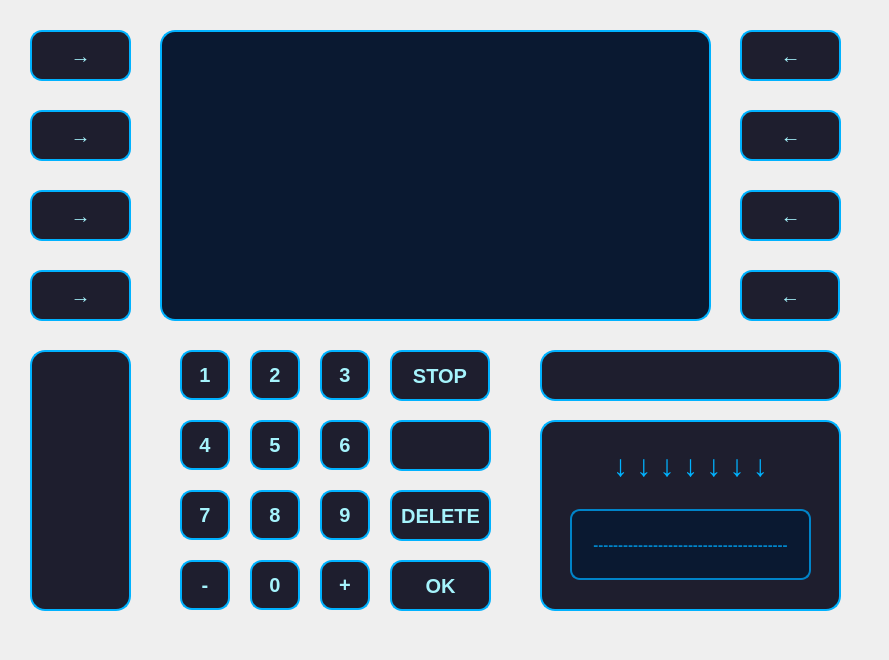
 <widget class="QDialog" name="TransactionWindow">
  <property name="geometry">
   <rect>
    <x>0</x>
    <y>0</y>
    <width>889</width>
    <height>660</height>
   </rect>
  </property>
  <property name="windowTitle">
   <string>Dialog</string>
  </property>
  <widget class="QPushButton" name="btn_14">
   <property name="geometry">
    <rect>
     <x>390</x>
     <y>490</y>
     <width>101</width>
     <height>51</height>
    </rect>
   </property>
   <property name="font">
    <font>
     <pointsize>-1</pointsize>
     <bold>true</bold>
     <kerning>true</kerning>
    </font>
   </property>
   <property name="styleSheet">
    <string notr="true">QPushButton {
    background-color: #1E1E2E;
    color: #A5F3FC;
    font-size: 20px;
    font-weight: bold;
    border: 2px solid #00B2FF;
    border-radius: 12px;
    padding: 10px;
    box-shadow: 0px 4px 10px rgba(0, 178, 255, 0.3);
    transition: all 0.2s ease-in-out;
}

QPushButton:hover {
    background-color: #00B2FF;
    color: #1E1E2E;
    border: 2px solid #A5F3FC;
    box-shadow: 0px 4px 15px rgba(165, 243, 252, 0.6);
    transform: scale(1.05);
}

QPushButton:pressed {
    background-color: #0084C9;
    color: #FFFFFF;
    box-shadow: inset 0px 4px 8px rgba(0, 0, 0, 0.5);
    transform: scale(0.95);
}
</string>
   </property>
   <property name="text">
    <string>DELETE</string>
   </property>
  </widget>
  <widget class="QPushButton" name="btnEmpty_2">
   <property name="geometry">
    <rect>
     <x>740</x>
     <y>110</y>
     <width>101</width>
     <height>51</height>
    </rect>
   </property>
   <property name="layoutDirection">
    <enum>Qt::LayoutDirection::LeftToRight</enum>
   </property>
   <property name="autoFillBackground">
    <bool>false</bool>
   </property>
   <property name="styleSheet">
    <string notr="true">QPushButton {
    background-color: #1E1E2E;
    color: #A5F3FC;
    font-size: 20px;
    font-weight: bold;
    border: 2px solid #00B2FF;
    border-radius: 12px;
    padding: 10px;
    box-shadow: 0px 4px 10px rgba(0, 178, 255, 0.3);
    transition: all 0.2s ease-in-out;
}

QPushButton:hover {
    background-color: #00B2FF;
    color: #1E1E2E;
    border: 2px solid #A5F3FC;
    box-shadow: 0px 4px 15px rgba(165, 243, 252, 0.6);
    transform: scale(1.05);
}

QPushButton:pressed {
    background-color: #0084C9;
    color: #FFFFFF;
    box-shadow: inset 0px 4px 8px rgba(0, 0, 0, 0.5);
    transform: scale(0.95);
}
</string>
   </property>
   <property name="text">
    <string>←</string>
   </property>
  </widget>
  <widget class="QPushButton" name="btnOK">
   <property name="geometry">
    <rect>
     <x>390</x>
     <y>560</y>
     <width>101</width>
     <height>51</height>
    </rect>
   </property>
   <property name="layoutDirection">
    <enum>Qt::LayoutDirection::LeftToRight</enum>
   </property>
   <property name="styleSheet">
    <string notr="true">QPushButton {
    background-color: #1E1E2E;
    color: #A5F3FC;
    font-size: 20px;
    font-weight: bold;
    border: 2px solid #00B2FF;
    border-radius: 12px;
    padding: 10px;
    box-shadow: 0px 4px 10px rgba(0, 178, 255, 0.3);
    transition: all 0.2s ease-in-out;
}

QPushButton:hover {
    background-color: #00B2FF;
    color: #1E1E2E;
    border: 2px solid #A5F3FC;
    box-shadow: 0px 4px 15px rgba(165, 243, 252, 0.6);
    transform: scale(1.05);
}

QPushButton:pressed {
    background-color: #0084C9;
    color: #FFFFFF;
    box-shadow: inset 0px 4px 8px rgba(0, 0, 0, 0.5);
    transform: scale(0.95);
}
</string>
   </property>
   <property name="text">
    <string>OK</string>
   </property>
  </widget>
  <widget class="QPushButton" name="btnBack_2">
   <property name="geometry">
    <rect>
     <x>390</x>
     <y>350</y>
     <width>100</width>
     <height>51</height>
    </rect>
   </property>
   <property name="styleSheet">
    <string notr="true">QPushButton {
    background-color: #1E1E2E;
    color: #A5F3FC;
    font-size: 20px;
    font-weight: bold;
    border: 2px solid #00B2FF;
    border-radius: 12px;
    padding: 10px;
    box-shadow: 0px 4px 10px rgba(0, 178, 255, 0.3);
    transition: all 0.2s ease-in-out;
}

QPushButton:hover {
    background-color: #00B2FF;
    color: #1E1E2E;
    border: 2px solid #A5F3FC;
    box-shadow: 0px 4px 15px rgba(165, 243, 252, 0.6);
    transform: scale(1.05);
}

QPushButton:pressed {
    background-color: #0084C9;
    color: #FFFFFF;
    box-shadow: inset 0px 4px 8px rgba(0, 0, 0, 0.5);
    transform: scale(0.95);
}
</string>
   </property>
   <property name="text">
    <string>STOP</string>
   </property>
  </widget>
  <widget class="QLabel" name="cardSlot">
   <property name="geometry">
    <rect>
     <x>540</x>
     <y>420</y>
     <width>301</width>
     <height>191</height>
    </rect>
   </property>
   <property name="styleSheet">
    <string notr="true">QLabel#cardSlot {
    background-color: #1E1E2E;
    border: 2px solid #00B2FF;
    border-radius: 15px;
    min-width: 160px;
    min-height: 60px;
    text-align: center;
    color: #A5F3FC;
    font-size: 16px;
    font-weight: bold;
    box-shadow: inset 0px 5px 10px rgba(0, 0, 0, 0.6);
}
</string>
   </property>
   <property name="text">
    <string/>
   </property>
  </widget>
  <widget class="QPushButton" name="btn_3">
   <property name="geometry">
    <rect>
     <x>320</x>
     <y>350</y>
     <width>50</width>
     <height>50</height>
    </rect>
   </property>
   <property name="font">
    <font>
     <pointsize>-1</pointsize>
     <bold>true</bold>
     <kerning>true</kerning>
    </font>
   </property>
   <property name="styleSheet">
    <string notr="true">QPushButton {
    background-color: #1E1E2E;
    color: #A5F3FC;
    font-size: 20px;
    font-weight: bold;
    border: 2px solid #00B2FF;
    border-radius: 12px;
    padding: 10px;
    box-shadow: 0px 4px 10px rgba(0, 178, 255, 0.3);
    transition: all 0.2s ease-in-out;
}

QPushButton:hover {
    background-color: #00B2FF;
    color: #1E1E2E;
    border: 2px solid #A5F3FC;
    box-shadow: 0px 4px 15px rgba(165, 243, 252, 0.6);
    transform: scale(1.05);
}

QPushButton:pressed {
    background-color: #0084C9;
    color: #FFFFFF;
    box-shadow: inset 0px 4px 8px rgba(0, 0, 0, 0.5);
    transform: scale(0.95);
}
</string>
   </property>
   <property name="text">
    <string>3</string>
   </property>
  </widget>
  <widget class="QLabel" name="cardSlot_3">
   <property name="geometry">
    <rect>
     <x>30</x>
     <y>350</y>
     <width>101</width>
     <height>261</height>
    </rect>
   </property>
   <property name="styleSheet">
    <string notr="true">QLabel#cardSlot_3 {
    background-color: #1E1E2E;
    border: 2px solid #00B2FF;
    border-radius: 15px;
    text-align: center;
    color: #A5F3FC;
    font-size: 16px;
    font-weight: bold;
    box-shadow: inset 0px 5px 10px rgba(0, 0, 0, 0.6);
}
</string>
   </property>
   <property name="text">
    <string/>
   </property>
  </widget>
  <widget class="QPushButton" name="btnBack">
   <property name="geometry">
    <rect>
     <x>740</x>
     <y>270</y>
     <width>100</width>
     <height>51</height>
    </rect>
   </property>
   <property name="styleSheet">
    <string notr="true">QPushButton {
    background-color: #1E1E2E;
    color: #A5F3FC;
    font-size: 20px;
    font-weight: bold;
    border: 2px solid #00B2FF;
    border-radius: 12px;
    padding: 10px;
    box-shadow: 0px 4px 10px rgba(0, 178, 255, 0.3);
    transition: all 0.2s ease-in-out;
}

QPushButton:hover {
    background-color: #00B2FF;
    color: #1E1E2E;
    border: 2px solid #A5F3FC;
    box-shadow: 0px 4px 15px rgba(165, 243, 252, 0.6);
    transform: scale(1.05);
}

QPushButton:pressed {
    background-color: #0084C9;
    color: #FFFFFF;
    box-shadow: inset 0px 4px 8px rgba(0, 0, 0, 0.5);
    transform: scale(0.95);
}
</string>
   </property>
   <property name="text">
    <string>←</string>
   </property>
  </widget>
  <widget class="QLabel" name="cardSlotBorder">
   <property name="geometry">
    <rect>
     <x>570</x>
     <y>509</y>
     <width>241</width>
     <height>71</height>
    </rect>
   </property>
   <property name="styleSheet">
    <string notr="true">QLabel#cardSlotBorder {
	font-size: 15px;
	color: #0084C9;
	font-weight: bold;
    background-color: #0A1931;
    border: 2px solid #0084C9;
    border-radius: 10px;
    min-width: 140px;
    min-height: 20px;
}

</string>
   </property>
   <property name="text">
    <string>---------------------------------------</string>
   </property>
   <property name="alignment">
    <set>Qt::AlignmentFlag::AlignCenter</set>
   </property>
  </widget>
  <widget class="QPushButton" name="btnPrev">
   <property name="geometry">
    <rect>
     <x>30</x>
     <y>190</y>
     <width>101</width>
     <height>51</height>
    </rect>
   </property>
   <property name="layoutDirection">
    <enum>Qt::LayoutDirection::LeftToRight</enum>
   </property>
   <property name="autoFillBackground">
    <bool>false</bool>
   </property>
   <property name="styleSheet">
    <string notr="true">QPushButton {
    background-color: #1E1E2E;
    color: #A5F3FC;
    font-size: 20px;
    font-weight: bold;
    border: 2px solid #00B2FF;
    border-radius: 12px;
    padding: 6px;
    box-shadow: 0px 4px 10px rgba(0, 178, 255, 0.3);
    transition: all 0.2s ease-in-out;
}

QPushButton:hover {
    background-color: #00B2FF;
    color: #1E1E2E;
    border: 2px solid #A5F3FC;
    box-shadow: 0px 4px 15px rgba(165, 243, 252, 0.6);
    transform: scale(1.05);
}

QPushButton:pressed {
    background-color: #0084C9;
    color: #FFFFFF;
    box-shadow: inset 0px 4px 8px rgba(0, 0, 0, 0.5);
    transform: scale(0.95);
}
</string>
   </property>
   <property name="text">
    <string>→</string>
   </property>
  </widget>
  <widget class="QPushButton" name="btn_15">
   <property name="geometry">
    <rect>
     <x>390</x>
     <y>420</y>
     <width>101</width>
     <height>51</height>
    </rect>
   </property>
   <property name="font">
    <font>
     <pointsize>-1</pointsize>
     <bold>true</bold>
     <kerning>true</kerning>
    </font>
   </property>
   <property name="styleSheet">
    <string notr="true">QPushButton {
    background-color: #1E1E2E;
    color: #A5F3FC;
    font-size: 20px;
    font-weight: bold;
    border: 2px solid #00B2FF;
    border-radius: 12px;
    padding: 10px;
    box-shadow: 0px 4px 10px rgba(0, 178, 255, 0.3);
    transition: all 0.2s ease-in-out;
}

QPushButton:hover {
    background-color: #00B2FF;
    color: #1E1E2E;
    border: 2px solid #A5F3FC;
    box-shadow: 0px 4px 15px rgba(165, 243, 252, 0.6);
    transform: scale(1.05);
}

QPushButton:pressed {
    background-color: #0084C9;
    color: #FFFFFF;
    box-shadow: inset 0px 4px 8px rgba(0, 0, 0, 0.5);
    transform: scale(0.95);
}
</string>
   </property>
   <property name="text">
    <string/>
   </property>
  </widget>
  <widget class="QPushButton" name="btn_11">
   <property name="geometry">
    <rect>
     <x>180</x>
     <y>560</y>
     <width>50</width>
     <height>50</height>
    </rect>
   </property>
   <property name="font">
    <font>
     <pointsize>-1</pointsize>
     <bold>true</bold>
     <kerning>true</kerning>
    </font>
   </property>
   <property name="styleSheet">
    <string notr="true">QPushButton {
    background-color: #1E1E2E;
    color: #A5F3FC;
    font-size: 20px;
    font-weight: bold;
    border: 2px solid #00B2FF;
    border-radius: 12px;
    padding: 10px;
    box-shadow: 0px 4px 10px rgba(0, 178, 255, 0.3);
    transition: all 0.2s ease-in-out;
}

QPushButton:hover {
    background-color: #00B2FF;
    color: #1E1E2E;
    border: 2px solid #A5F3FC;
    box-shadow: 0px 4px 15px rgba(165, 243, 252, 0.6);
    transform: scale(1.05);
}

QPushButton:pressed {
    background-color: #0084C9;
    color: #FFFFFF;
    box-shadow: inset 0px 4px 8px rgba(0, 0, 0, 0.5);
    transform: scale(0.95);
}
</string>
   </property>
   <property name="text">
    <string>-</string>
   </property>
  </widget>
  <widget class="QPushButton" name="btn_7">
   <property name="geometry">
    <rect>
     <x>180</x>
     <y>490</y>
     <width>50</width>
     <height>50</height>
    </rect>
   </property>
   <property name="font">
    <font>
     <pointsize>-1</pointsize>
     <bold>true</bold>
     <kerning>true</kerning>
    </font>
   </property>
   <property name="styleSheet">
    <string notr="true">QPushButton {
    background-color: #1E1E2E;
    color: #A5F3FC;
    font-size: 20px;
    font-weight: bold;
    border: 2px solid #00B2FF;
    border-radius: 12px;
    padding: 10px;
    box-shadow: 0px 4px 10px rgba(0, 178, 255, 0.3);
    transition: all 0.2s ease-in-out;
}

QPushButton:hover {
    background-color: #00B2FF;
    color: #1E1E2E;
    border: 2px solid #A5F3FC;
    box-shadow: 0px 4px 15px rgba(165, 243, 252, 0.6);
    transform: scale(1.05);
}

QPushButton:pressed {
    background-color: #0084C9;
    color: #FFFFFF;
    box-shadow: inset 0px 4px 8px rgba(0, 0, 0, 0.5);
    transform: scale(0.95);
}
</string>
   </property>
   <property name="text">
    <string>7</string>
   </property>
  </widget>
  <widget class="QLabel" name="cardSlot_2">
   <property name="geometry">
    <rect>
     <x>540</x>
     <y>350</y>
     <width>301</width>
     <height>51</height>
    </rect>
   </property>
   <property name="styleSheet">
    <string notr="true">QLabel#cardSlot_2 {
    background-color: #1E1E2E;
    border: 2px solid #00B2FF;
    border-radius: 15px;
    text-align: center;
    color: #A5F3FC;
    font-size: 16px;
    font-weight: bold;
    box-shadow: inset 0px 5px 10px rgba(0, 0, 0, 0.6);
}
</string>
   </property>
   <property name="text">
    <string/>
   </property>
  </widget>
  <widget class="QPushButton" name="btn_9">
   <property name="geometry">
    <rect>
     <x>320</x>
     <y>490</y>
     <width>50</width>
     <height>50</height>
    </rect>
   </property>
   <property name="font">
    <font>
     <pointsize>-1</pointsize>
     <bold>true</bold>
     <kerning>true</kerning>
    </font>
   </property>
   <property name="styleSheet">
    <string notr="true">QPushButton {
    background-color: #1E1E2E;
    color: #A5F3FC;
    font-size: 20px;
    font-weight: bold;
    border: 2px solid #00B2FF;
    border-radius: 12px;
    padding: 10px;
    box-shadow: 0px 4px 10px rgba(0, 178, 255, 0.3);
    transition: all 0.2s ease-in-out;
}

QPushButton:hover {
    background-color: #00B2FF;
    color: #1E1E2E;
    border: 2px solid #A5F3FC;
    box-shadow: 0px 4px 15px rgba(165, 243, 252, 0.6);
    transform: scale(1.05);
}

QPushButton:pressed {
    background-color: #0084C9;
    color: #FFFFFF;
    box-shadow: inset 0px 4px 8px rgba(0, 0, 0, 0.5);
    transform: scale(0.95);
}
</string>
   </property>
   <property name="text">
    <string>9</string>
   </property>
  </widget>
  <widget class="QPushButton" name="btn_5">
   <property name="geometry">
    <rect>
     <x>250</x>
     <y>420</y>
     <width>50</width>
     <height>50</height>
    </rect>
   </property>
   <property name="font">
    <font>
     <pointsize>-1</pointsize>
     <bold>true</bold>
     <kerning>true</kerning>
    </font>
   </property>
   <property name="styleSheet">
    <string notr="true">QPushButton {
    background-color: #1E1E2E;
    color: #A5F3FC;
    font-size: 20px;
    font-weight: bold;
    border: 2px solid #00B2FF;
    border-radius: 12px;
    padding: 10px;
    box-shadow: 0px 4px 10px rgba(0, 178, 255, 0.3);
    transition: all 0.2s ease-in-out;
}

QPushButton:hover {
    background-color: #00B2FF;
    color: #1E1E2E;
    border: 2px solid #A5F3FC;
    box-shadow: 0px 4px 15px rgba(165, 243, 252, 0.6);
    transform: scale(1.05);
}

QPushButton:pressed {
    background-color: #0084C9;
    color: #FFFFFF;
    box-shadow: inset 0px 4px 8px rgba(0, 0, 0, 0.5);
    transform: scale(0.95);
}
</string>
   </property>
   <property name="text">
    <string>5</string>
   </property>
  </widget>
  <widget class="QPushButton" name="btn_10">
   <property name="geometry">
    <rect>
     <x>320</x>
     <y>560</y>
     <width>50</width>
     <height>50</height>
    </rect>
   </property>
   <property name="font">
    <font>
     <pointsize>-1</pointsize>
     <bold>true</bold>
     <kerning>true</kerning>
    </font>
   </property>
   <property name="styleSheet">
    <string notr="true">QPushButton {
    background-color: #1E1E2E;
    color: #A5F3FC;
    font-size: 20px;
    font-weight: bold;
    border: 2px solid #00B2FF;
    border-radius: 12px;
    padding: 10px;
    box-shadow: 0px 4px 10px rgba(0, 178, 255, 0.3);
    transition: all 0.2s ease-in-out;
}

QPushButton:hover {
    background-color: #00B2FF;
    color: #1E1E2E;
    border: 2px solid #A5F3FC;
    box-shadow: 0px 4px 15px rgba(165, 243, 252, 0.6);
    transform: scale(1.05);
}

QPushButton:pressed {
    background-color: #0084C9;
    color: #FFFFFF;
    box-shadow: inset 0px 4px 8px rgba(0, 0, 0, 0.5);
    transform: scale(0.95);
}
</string>
   </property>
   <property name="text">
    <string>+</string>
   </property>
  </widget>
  <widget class="QPushButton" name="btnEmpty_4">
   <property name="geometry">
    <rect>
     <x>30</x>
     <y>30</y>
     <width>101</width>
     <height>51</height>
    </rect>
   </property>
   <property name="layoutDirection">
    <enum>Qt::LayoutDirection::LeftToRight</enum>
   </property>
   <property name="autoFillBackground">
    <bool>false</bool>
   </property>
   <property name="styleSheet">
    <string notr="true">QPushButton {
    background-color: #1E1E2E;
    color: #A5F3FC;
    font-size: 20px;
    font-weight: bold;
    border: 2px solid #00B2FF;
    border-radius: 12px;
    padding: 10px;
    box-shadow: 0px 4px 10px rgba(0, 178, 255, 0.3);
    transition: all 0.2s ease-in-out;
}

QPushButton:hover {
    background-color: #00B2FF;
    color: #1E1E2E;
    border: 2px solid #A5F3FC;
    box-shadow: 0px 4px 15px rgba(165, 243, 252, 0.6);
    transform: scale(1.05);
}

QPushButton:pressed {
    background-color: #0084C9;
    color: #FFFFFF;
    box-shadow: inset 0px 4px 8px rgba(0, 0, 0, 0.5);
    transform: scale(0.95);
}
</string>
   </property>
   <property name="text">
    <string>→</string>
   </property>
  </widget>
  <widget class="QPushButton" name="btn_0">
   <property name="geometry">
    <rect>
     <x>250</x>
     <y>560</y>
     <width>50</width>
     <height>50</height>
    </rect>
   </property>
   <property name="font">
    <font>
     <pointsize>-1</pointsize>
     <bold>true</bold>
     <kerning>true</kerning>
    </font>
   </property>
   <property name="styleSheet">
    <string notr="true">QPushButton {
    background-color: #1E1E2E;
    color: #A5F3FC;
    font-size: 20px;
    font-weight: bold;
    border: 2px solid #00B2FF;
    border-radius: 12px;
    padding: 10px;
    box-shadow: 0px 4px 10px rgba(0, 178, 255, 0.3);
    transition: all 0.2s ease-in-out;
}

QPushButton:hover {
    background-color: #00B2FF;
    color: #1E1E2E;
    border: 2px solid #A5F3FC;
    box-shadow: 0px 4px 15px rgba(165, 243, 252, 0.6);
    transform: scale(1.05);
}

QPushButton:pressed {
    background-color: #0084C9;
    color: #FFFFFF;
    box-shadow: inset 0px 4px 8px rgba(0, 0, 0, 0.5);
    transform: scale(0.95);
}
</string>
   </property>
   <property name="text">
    <string>0</string>
   </property>
  </widget>
  <widget class="QPushButton" name="btn_4">
   <property name="geometry">
    <rect>
     <x>180</x>
     <y>420</y>
     <width>50</width>
     <height>50</height>
    </rect>
   </property>
   <property name="font">
    <font>
     <pointsize>-1</pointsize>
     <bold>true</bold>
     <kerning>true</kerning>
    </font>
   </property>
   <property name="styleSheet">
    <string notr="true">QPushButton {
    background-color: #1E1E2E;
    color: #A5F3FC;
    font-size: 20px;
    font-weight: bold;
    border: 2px solid #00B2FF;
    border-radius: 12px;
    padding: 10px;
    box-shadow: 0px 4px 10px rgba(0, 178, 255, 0.3);
    transition: all 0.2s ease-in-out;
}

QPushButton:hover {
    background-color: #00B2FF;
    color: #1E1E2E;
    border: 2px solid #A5F3FC;
    box-shadow: 0px 4px 15px rgba(165, 243, 252, 0.6);
    transform: scale(1.05);
}

QPushButton:pressed {
    background-color: #0084C9;
    color: #FFFFFF;
    box-shadow: inset 0px 4px 8px rgba(0, 0, 0, 0.5);
    transform: scale(0.95);
}
</string>
   </property>
   <property name="text">
    <string>4</string>
   </property>
  </widget>
  <widget class="QPushButton" name="btn_2">
   <property name="geometry">
    <rect>
     <x>250</x>
     <y>350</y>
     <width>50</width>
     <height>50</height>
    </rect>
   </property>
   <property name="font">
    <font>
     <pointsize>-1</pointsize>
     <bold>true</bold>
     <kerning>true</kerning>
    </font>
   </property>
   <property name="styleSheet">
    <string notr="true">QPushButton {
    background-color: #1E1E2E;
    color: #A5F3FC;
    font-size: 20px;
    font-weight: bold;
    border: 2px solid #00B2FF;
    border-radius: 12px;
    padding: 10px;
    box-shadow: 0px 4px 10px rgba(0, 178, 255, 0.3);
    transition: all 0.2s ease-in-out;
}

QPushButton:hover {
    background-color: #00B2FF;
    color: #1E1E2E;
    border: 2px solid #A5F3FC;
    box-shadow: 0px 4px 15px rgba(165, 243, 252, 0.6);
    transform: scale(1.05);
}

QPushButton:pressed {
    background-color: #0084C9;
    color: #FFFFFF;
    box-shadow: inset 0px 4px 8px rgba(0, 0, 0, 0.5);
    transform: scale(0.95);
}
</string>
   </property>
   <property name="text">
    <string>2</string>
   </property>
  </widget>
  <widget class="QPushButton" name="btnEmpty_7">
   <property name="geometry">
    <rect>
     <x>30</x>
     <y>270</y>
     <width>101</width>
     <height>51</height>
    </rect>
   </property>
   <property name="layoutDirection">
    <enum>Qt::LayoutDirection::LeftToRight</enum>
   </property>
   <property name="autoFillBackground">
    <bool>false</bool>
   </property>
   <property name="styleSheet">
    <string notr="true">QPushButton {
    background-color: #1E1E2E;
    color: #A5F3FC;
    font-size: 20px;
    font-weight: bold;
    border: 2px solid #00B2FF;
    border-radius: 12px;
    padding: 10px;
    box-shadow: 0px 4px 10px rgba(0, 178, 255, 0.3);
    transition: all 0.2s ease-in-out;
}

QPushButton:hover {
    background-color: #00B2FF;
    color: #1E1E2E;
    border: 2px solid #A5F3FC;
    box-shadow: 0px 4px 15px rgba(165, 243, 252, 0.6);
    transform: scale(1.05);
}

QPushButton:pressed {
    background-color: #0084C9;
    color: #FFFFFF;
    box-shadow: inset 0px 4px 8px rgba(0, 0, 0, 0.5);
    transform: scale(0.95);
}
</string>
   </property>
   <property name="text">
    <string>→</string>
   </property>
  </widget>
  <widget class="QPushButton" name="btnNext">
   <property name="geometry">
    <rect>
     <x>740</x>
     <y>190</y>
     <width>101</width>
     <height>51</height>
    </rect>
   </property>
   <property name="layoutDirection">
    <enum>Qt::LayoutDirection::LeftToRight</enum>
   </property>
   <property name="autoFillBackground">
    <bool>false</bool>
   </property>
   <property name="styleSheet">
    <string notr="true">QPushButton {
    background-color: #1E1E2E;
    color: #A5F3FC;
    font-size: 20px;
    font-weight: bold;
    border: 2px solid #00B2FF;
    border-radius: 12px;
    padding: 6px;
    box-shadow: 0px 4px 10px rgba(0, 178, 255, 0.3);
    transition: all 0.2s ease-in-out;
}

QPushButton:hover {
    background-color: #00B2FF;
    color: #1E1E2E;
    border: 2px solid #A5F3FC;
    box-shadow: 0px 4px 15px rgba(165, 243, 252, 0.6);
    transform: scale(1.05);
}

QPushButton:pressed {
    background-color: #0084C9;
    color: #FFFFFF;
    box-shadow: inset 0px 4px 8px rgba(0, 0, 0, 0.5);
    transform: scale(0.95);
}</string>
   </property>
   <property name="text">
    <string>←</string>
   </property>
  </widget>
  <widget class="QLabel" name="cardArrow">
   <property name="geometry">
    <rect>
     <x>570</x>
     <y>430</y>
     <width>241</width>
     <height>71</height>
    </rect>
   </property>
   <property name="styleSheet">
    <string notr="true">QLabel#cardArrow {
    font-size: 30px;
    color: #00B2FF;
    font-weight: bold;
    text-align: center;
    min-width: 30px;
    min-height: 30px;
	background-color: transparent;
}
</string>
   </property>
   <property name="text">
    <string>↓ ↓ ↓ ↓ ↓ ↓ ↓</string>
   </property>
   <property name="alignment">
    <set>Qt::AlignmentFlag::AlignCenter</set>
   </property>
  </widget>
  <widget class="QPushButton" name="btn_6">
   <property name="geometry">
    <rect>
     <x>320</x>
     <y>420</y>
     <width>50</width>
     <height>50</height>
    </rect>
   </property>
   <property name="font">
    <font>
     <pointsize>-1</pointsize>
     <bold>true</bold>
     <kerning>true</kerning>
    </font>
   </property>
   <property name="styleSheet">
    <string notr="true">QPushButton {
    background-color: #1E1E2E;
    color: #A5F3FC;
    font-size: 20px;
    font-weight: bold;
    border: 2px solid #00B2FF;
    border-radius: 12px;
    padding: 10px;
    box-shadow: 0px 4px 10px rgba(0, 178, 255, 0.3);
    transition: all 0.2s ease-in-out;
}

QPushButton:hover {
    background-color: #00B2FF;
    color: #1E1E2E;
    border: 2px solid #A5F3FC;
    box-shadow: 0px 4px 15px rgba(165, 243, 252, 0.6);
    transform: scale(1.05);
}

QPushButton:pressed {
    background-color: #0084C9;
    color: #FFFFFF;
    box-shadow: inset 0px 4px 8px rgba(0, 0, 0, 0.5);
    transform: scale(0.95);
}
</string>
   </property>
   <property name="text">
    <string>6</string>
   </property>
  </widget>
  <widget class="QPushButton" name="btnEmpty_5">
   <property name="geometry">
    <rect>
     <x>30</x>
     <y>110</y>
     <width>101</width>
     <height>51</height>
    </rect>
   </property>
   <property name="layoutDirection">
    <enum>Qt::LayoutDirection::LeftToRight</enum>
   </property>
   <property name="autoFillBackground">
    <bool>false</bool>
   </property>
   <property name="styleSheet">
    <string notr="true">QPushButton {
    background-color: #1E1E2E;
    color: #A5F3FC;
    font-size: 20px;
    font-weight: bold;
    border: 2px solid #00B2FF;
    border-radius: 12px;
    padding: 10px;
    box-shadow: 0px 4px 10px rgba(0, 178, 255, 0.3);
    transition: all 0.2s ease-in-out;
}

QPushButton:hover {
    background-color: #00B2FF;
    color: #1E1E2E;
    border: 2px solid #A5F3FC;
    box-shadow: 0px 4px 15px rgba(165, 243, 252, 0.6);
    transform: scale(1.05);
}

QPushButton:pressed {
    background-color: #0084C9;
    color: #FFFFFF;
    box-shadow: inset 0px 4px 8px rgba(0, 0, 0, 0.5);
    transform: scale(0.95);
}
</string>
   </property>
   <property name="text">
    <string>→</string>
   </property>
  </widget>
  <widget class="QPushButton" name="btn_8">
   <property name="geometry">
    <rect>
     <x>250</x>
     <y>490</y>
     <width>50</width>
     <height>50</height>
    </rect>
   </property>
   <property name="font">
    <font>
     <pointsize>-1</pointsize>
     <bold>true</bold>
     <kerning>true</kerning>
    </font>
   </property>
   <property name="styleSheet">
    <string notr="true">QPushButton {
    background-color: #1E1E2E;
    color: #A5F3FC;
    font-size: 20px;
    font-weight: bold;
    border: 2px solid #00B2FF;
    border-radius: 12px;
    padding: 10px;
    box-shadow: 0px 4px 10px rgba(0, 178, 255, 0.3);
    transition: all 0.2s ease-in-out;
}

QPushButton:hover {
    background-color: #00B2FF;
    color: #1E1E2E;
    border: 2px solid #A5F3FC;
    box-shadow: 0px 4px 15px rgba(165, 243, 252, 0.6);
    transform: scale(1.05);
}

QPushButton:pressed {
    background-color: #0084C9;
    color: #FFFFFF;
    box-shadow: inset 0px 4px 8px rgba(0, 0, 0, 0.5);
    transform: scale(0.95);
}
</string>
   </property>
   <property name="text">
    <string>8</string>
   </property>
  </widget>
  <widget class="QPushButton" name="btn_1">
   <property name="geometry">
    <rect>
     <x>180</x>
     <y>350</y>
     <width>50</width>
     <height>50</height>
    </rect>
   </property>
   <property name="font">
    <font>
     <pointsize>-1</pointsize>
     <bold>true</bold>
     <kerning>true</kerning>
    </font>
   </property>
   <property name="styleSheet">
    <string notr="true">QPushButton {
    background-color: #1E1E2E;
    color: #A5F3FC;
    font-size: 20px;
    font-weight: bold;
    border: 2px solid #00B2FF;
    border-radius: 12px;
    padding: 10px;
    box-shadow: 0px 4px 10px rgba(0, 178, 255, 0.3);
    transition: all 0.2s ease-in-out;
}

QPushButton:hover {
    background-color: #00B2FF;
    color: #1E1E2E;
    border: 2px solid #A5F3FC;
    box-shadow: 0px 4px 15px rgba(165, 243, 252, 0.6);
    transform: scale(1.05);
}

QPushButton:pressed {
    background-color: #0084C9;
    color: #FFFFFF;
    box-shadow: inset 0px 4px 8px rgba(0, 0, 0, 0.5);
    transform: scale(0.95);
}
</string>
   </property>
   <property name="text">
    <string>1</string>
   </property>
  </widget>
  <widget class="QPushButton" name="btnEmpty_3">
   <property name="geometry">
    <rect>
     <x>740</x>
     <y>30</y>
     <width>101</width>
     <height>51</height>
    </rect>
   </property>
   <property name="layoutDirection">
    <enum>Qt::LayoutDirection::LeftToRight</enum>
   </property>
   <property name="autoFillBackground">
    <bool>false</bool>
   </property>
   <property name="styleSheet">
    <string notr="true">QPushButton {
    background-color: #1E1E2E;
    color: #A5F3FC;
    font-size: 20px;
    font-weight: bold;
    border: 2px solid #00B2FF;
    border-radius: 12px;
    padding: 10px;
    box-shadow: 0px 4px 10px rgba(0, 178, 255, 0.3);
    transition: all 0.2s ease-in-out;
}

QPushButton:hover {
    background-color: #00B2FF;
    color: #1E1E2E;
    border: 2px solid #A5F3FC;
    box-shadow: 0px 4px 15px rgba(165, 243, 252, 0.6);
    transform: scale(1.05);
}

QPushButton:pressed {
    background-color: #0084C9;
    color: #FFFFFF;
    box-shadow: inset 0px 4px 8px rgba(0, 0, 0, 0.5);
    transform: scale(0.95);
}
</string>
   </property>
   <property name="text">
    <string>←</string>
   </property>
  </widget>
  <widget class="QTableWidget" name="tableWidget">
   <property name="geometry">
    <rect>
     <x>160</x>
     <y>30</y>
     <width>551</width>
     <height>291</height>
    </rect>
   </property>
   <property name="styleSheet">
    <string notr="true">QTableWidget {
    background-color: #0A1931;
    border: 2px solid #00B2FF;
    border-radius: 15px;
    padding: 10px;
    color: #A5F3FC;
    font-size: 18px;
    font-weight: bold;
}


QHeaderView::section { 
    background-color: lightgray; 
    color: black; 
    font-weight: bold; 
}

QTableCornerButton::section {
    background-color: lightgray; 
}

QTableWidget QTableView::item {
    color: black;
}

</string>
   </property>
   <property name="tabKeyNavigation">
    <bool>true</bool>
   </property>
  </widget>
 </widget>
